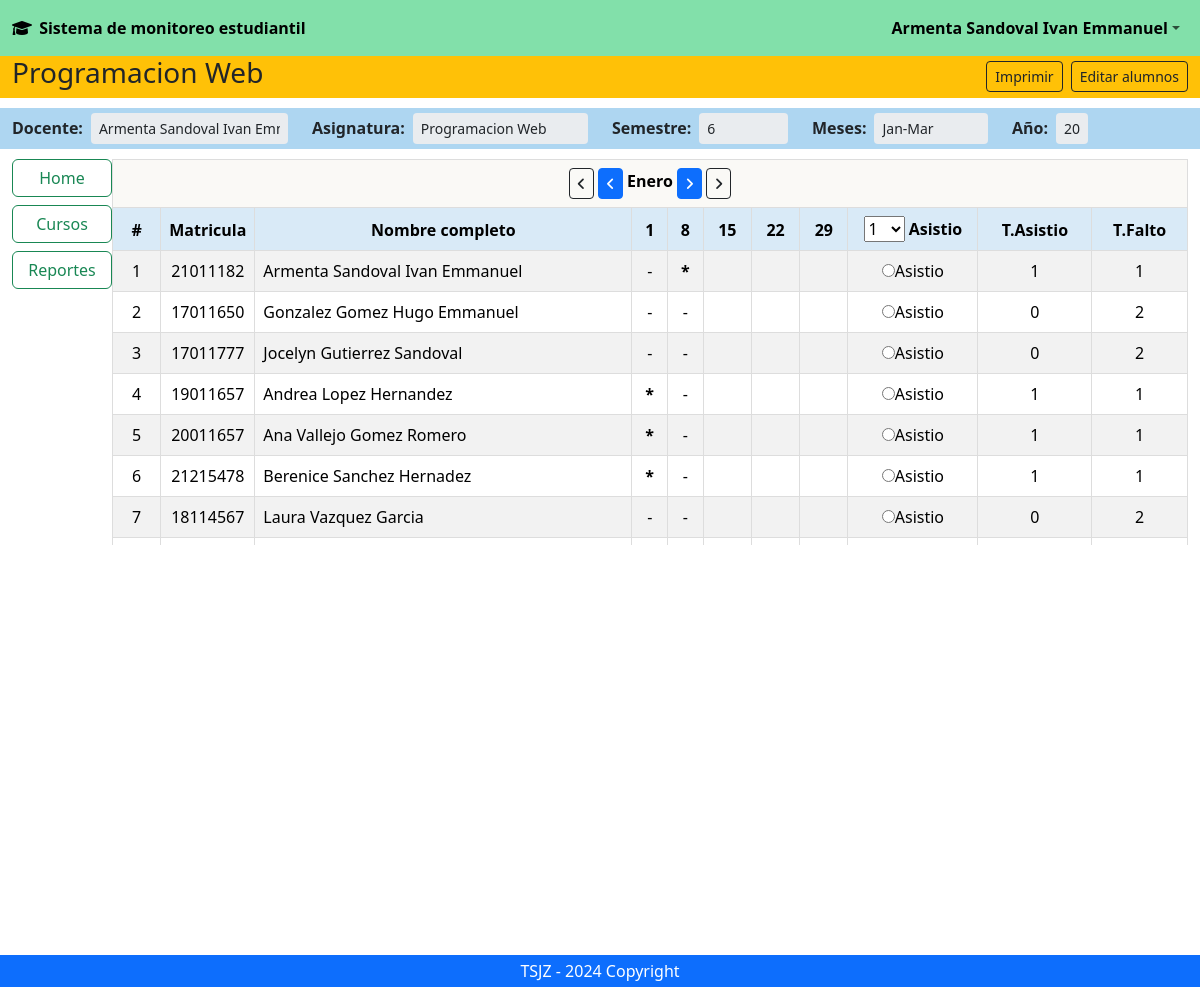
Screenshot of /pages/ver_clase.php?id=1 (signed in) with the database file from the repository.
### tables this page shows
CREATE TABLE `materia` (
  `idMateria` int(11) NOT NULL,
  `nombreMateria` varchar(255) DEFAULT NULL,
  `idUsuario` int(11) DEFAULT NULL,
  `semestre` int(11) DEFAULT NULL,
  `fechaInicio` date DEFAULT NULL,
  `fechaFinal` date DEFAULT NULL
);

CREATE TABLE `usuarios` (
  `idUsuario` int(11) NOT NULL,
  `idRole` int(11) DEFAULT NULL,
  `matricula` varchar(255) DEFAULT NULL,
  `nombre` varchar(255) DEFAULT NULL,
  `apellidoPaterno` varchar(255) DEFAULT NULL,
  `apellidoMaterno` varchar(255) DEFAULT NULL,
  `password` varchar(255) DEFAULT NULL,
  `correo` varchar(255) DEFAULT NULL
);

### pages/ver_clase.php (the view, shortened to what this page needs)
<?php
include_once '../db/conexion_pdo.php';
$page_id = $_GET['id'];
$sql = "SELECT * FROM materia WHERE idMateria = :id_materia";
$stmt = $conn->prepare($sql);
$stmt->execute([':id_materia' => $page_id]);
$pages = $stmt->fetch(PDO::FETCH_ASSOC);
$query_datos = "SELECT usuarios.matricula, usuarios.nombre, usuarios.apellidoPaterno, usuarios.apellidoMaterno, usuarios.correo
                FROM materia_alumno
                INNER JOIN usuarios ON materia_alumno.idUsuario = usuarios.idUsuario
                WHERE materia_alumno.idMateria = :page_id;
                ";
  $stmt_datos = $conn->prepare($query_datos);
  $stmt_datos->execute([':page_id' => $page_id]);
  $results = $stmt_datos->fetchAll();
$contador = 1;
$query_audit = "SELECT diaSemana, fecha
                FROM materia_dia
                WHERE idMateria = $page_id";
  $stmt_audit = $conn->prepare($query_audit);
  $stmt_audit->execute();
  $rows = $stmt_audit->fetchAll();
$query_mes = "SELECT
              DATE_FORMAT(MIN(fecha), '%b') AS mesInicio,
              DATE_FORMAT(MAX(fecha), '%b') AS mesFinal,
              DATE_FORMAT(fecha, '%Y') AS year
              FROM materia_dia
              WHERE idMateria = :id_materia
              ";
  $stmt_mes = $conn->prepare($query_mes);
  $stmt_mes->execute([':id_materia' => $page_id]);
  $meses = $stmt_mes->fetch();
  $mes_inicio = $meses['mesInicio'];
  $mes_final = $meses['mesFinal'];
  $year = $meses['year'];
$spanishMonth = array(
  1 => "Enero",
  2 => "Febrero",
  3 => "Marzo",
  4 => "Abril",
  5 => "Mayo",
  6 => "Junio",
  7 => "Julio",
  8 => "Agosto",
  9 => "Septiembre",
  10 => "Octubre",
  11 => "Noviembre",
  12 => "Diciembre"
);
if (isset($_POST['mesActual'])) {
  $mesActual = $_POST['mesActual'];
} else {
  $mesActual = 1;
}
if (isset($_POST['selected_day'])) {
  $selectedDay = $_POST['selected_day'];
} else {
  $selectedDay = 1;
}
$nDaysArray = [];
$fechasArray = [];
foreach($rows as $fila){
  $fecha = new DateTime($fila['fecha']);
  if($fecha->format('n') == $mesActual){
      if($fecha->format('N') == $selectedDay){
      $nDays = $fecha->format('j');
      $fechasArray[] = $fecha->format('Y-m-d');
      $nDaysArray[] = $nDays;
      }
  }
}
$query_asistencia = "SELECT
                        usuarios.matricula,
                        asistencias.asistencia,
                        materia_dia.diaSemana,
                        materia_dia.fecha
                     FROM asistencias
                     JOIN materia_dia ON asistencias.idMateriaDia = materia_dia.idMateriaDia
                     JOIN usuarios ON asistencias.idUsuario = usuarios.idUsuario
                     WHERE materia_dia.idMateria = :id_materia";
  $stmt_asistencia = $conn->prepare($query_asistencia);
  $stmt_asistencia->execute([':id_materia' => $page_id]);
  $asistencias = $stmt_asistencia->fetchAll(PDO::FETCH_ASSOC);
if(!empty($asistencias)){
  foreach ($asistencias as $asistencia) {
  $asistenciaPorMatricula[$asistencia['matricula']][$asistencia['fecha']] = $asistencia['asistencia'];
  }
  $totalesPorMatricula = [];
  foreach ($asistenciaPorMatricula as $matricula => $asistencias) {
    $totalAsistencias = 0;
    $totalFaltas = 0;
    foreach ($asistencias as $asistencia) {
        if ($asistencia == 'asistio') {
            $totalAsistencias++;
        } else {
            $totalFaltas++;
        }
    }
    $totalesPorMatricula[$matricula] = [
        'asistencias' => $totalAsistencias,
        'faltas' => $totalFaltas
    ];
  }
} else {
    $msgs[] = "No hay alumno o ni asistencia";
}
?>
<!DOCTYPE html>
<html lang="en">
<head>
    <link rel="stylesheet" href="https://use.fontawesome.com/releases/v5.0.7/css/all.css">
    <link href="https://cdn.jsdelivr.net/npm/bootstrap@5.3.3/dist/css/bootstrap.min.css" rel="stylesheet">
    <link rel="stylesheet" href="https://cdnjs.cloudflare.com/ajax/libs/font-awesome/6.0.0-beta3/css/all.min.css">
    <link rel="stylesheet" href="../css/ver_clase1.css">
</head>
<body>
<div>
<header>
  <nav class="navbar navbar-expand-sm navbar-light wallpaper-background">
      <div class="container-fluid">
        <div class="navbar-text"><a href="docente.php"> <i class="fas fa-graduation-cap"></i> <strong class="text-black" style="margin-left:3px;">Sistema de monitoreo estudiantil</strong></a></div>
            <div class="collapse navbar-collapse">
                <ul class="nav navbar-nav ms-auto">
                    <li class="nav-item dropdown">
                        <a class="nav-link dropdown-toggle" data-bs-toggle="dropdown" href="#"><strong class="text-black"><?php echo $_SESSION['nombre']; ?></strong></a>
                    </li>
                </ul>
            </div>
      </div>
  </nav>
</header>
<main>
<div class="container-fluid wallpaper-sub-background">
  <div class="row">
    <div class="col-8 d-flex bg-warning align-items-center"><h3 class="text-center"> <?php echo $pages['nombreMateria']?></h3></div>
    <div class="col-4 d-flex align-items-center bg-warning justify-content-end">
      <button type="button" class="btn btn-outline-dark btn-sm me-2">Imprimir</button>
      <button type="button" class="btn btn-outline-dark btn-sm" data-bs-toggle="modal" data-bs-target="#editarAlumnos">Editar alumnos</button>
    </div>
  </div>
</div>
<div class="container-fluid wallpaper-sub-background space">
  <div class="row">
    <div class="col-3 d-flex align-items-center">
      <strong class="me-2">Docente: </strong>
      <input type="text" value="<?php echo $_SESSION['nombre'] . " " . $_SESSION['apellidoPaterno']; ?>" class="remove-styles-input form-control form-control-sm" disabled readonly>
    </div>
    <div class="col-3 d-flex align-items-center">
      <strong class="me-2">Asignatura: </strong>
      <input type="text" value="<?php echo $pages['nombreMateria']; ?>" class="remove-styles-input form-control form-control-sm" disabled readonly>
    </div>
    <div class="col-2 d-flex align-items-center">
      <strong class="me-2">Semestre: </strong>
      <input type="text" value="<?php echo $pages['semestre']?>" class="remove-styles-input form-control form-control-sm" disabled readonly>
    </div>
    <div class="col-2 d-flex align-items-center">
      <strong class="me-2">Meses: </strong>
      <input type="text" value="<?php echo $mes_inicio . '-' . $mes_final ?>" class="remove-styles-input form-control form-control-sm" disabled readonly>
    </div>
    <div class="col-1 d-flex align-items-center">
      <strong class="me-2">Año: </strong>
      <input type="text" value="<?php echo $year ?>" class="remove-styles-input form-control form-control-sm" disabled readonly>
    </div>
  </div>
</div>
<div class="container-fluid">
  <div class="row">
    <div class="col-1 space">
        <div class="row">
          <div class="col">
            <button type="button" class="btn btn-outline-success mb-2 small-column"><a href="docente.php">Home</a></button>
            <button type="button" class="btn btn-outline-success mb-2 small-column"><a href="docente.php">Cursos</a></button>
            <button type="button" class="btn btn-outline-success mb-2 small-column">Reportes</button>
          </div>
        </div>
    </div>
    <?php $numeros = $nDaysArray ?>
    <div class="col-11 table-container space">
        <table class="table table-striped">
          <thead>
          <form action="#" method="post">
            <tr>
              <th colspan="<?php echo (count($numeros)+6); ?>" class="text-center" style="background-color: #FAF9F6;">
                <div class="d-flex justify-content-center align-items-center">
                    <div class="form-months">
                      <button class="btn btn-outline-dark btn-sm" name="prev_day" id="prev"> <i class="fa-solid fa-angle-left"></i> </button>
                      <button class="btn btn-primary btn-sm" name="decrementarMes"> <i class="fa-solid fa-angle-left"></i> </button>
                      <div> <?php echo $spanishMonth[$mesActual]; ?> </div>
                      <button class="btn btn-primary btn-sm" name="incrementarMes" id="next"> <i class="fa-solid fa-angle-right"></i> </button>
                      <button class="btn btn-outline-dark btn-sm" name="next_day"> <i class="fa-solid fa-angle-right"></i> </button>
                    </div>
                  </div>
              </th>
            </tr>
            <tr class="sticky-column text-center">
              <th>#</th>
              <th>Matricula</th>
              <th>Nombre completo</th>
              <?php foreach($nDaysArray as $dias) { ?>
                <th class='text-center'> <?php echo $dias; ?> </th>
              <?php } ?>
              <th style="width: 130px;">
              <select name="fecha_seleccionada">
                <?php foreach($nDaysArray as $key => $dias) echo "<option value='$fechasArray[$key]'> $dias </option>"; ?>
              </select> Asistio</th>
              <th>T.Asistio</th>
              <th>T.Falto</th>
            </tr>
          </thead>
          <tbody>
            <?php foreach ($results as $result): ?>
            <tr>
              <td class="text-center"> <?php echo $contador; ?> </td>
              <td class="text-center" style="width: 25px;">
              <?php echo $result['matricula']; ?>
              </td>
              <td>
                <?php
                  echo $result['nombre'] . " " . $result['apellidoPaterno'] . " " . $result['apellidoMaterno'];
                ?>
              </td>
              <?php foreach ($fechasArray as $fecha) { ?>
                <td class='text-center'>
                  <?php
                    if (isset($asistenciaPorMatricula[$result['matricula']][$fecha])) {
                      $estatus  = $asistenciaPorMatricula[$result['matricula']][$fecha];
                        if($estatus == 'asistio'){
                          echo "<strong>*<strong>";
                        } else {
                        echo "-";
                        }
                    }
                  ?>
                </td>
              <?php } ?>
              <td class="text-center">
                <input type='radio' name='asistencias[<?php echo $result['matricula']; ?>]' id="choose_yes" value='asistio'>Asistio
              </td>
              <td class='text-center'>
                <?php
                if (isset($totalesPorMatricula[$result['matricula']])) {
                    echo $totalesPorMatricula[$result['matricula']]['asistencias'];
                } else {
                    echo '0';
                }
                ?>
              </td>
              <td class='text-center'>
                <?php
                if (isset($totalesPorMatricula[$result['matricula']])) {
                    echo $totalesPorMatricula[$result['matricula']]['faltas'];
                } else {
                    echo '0';
                }
                ?>
              </td>
            <?php $contador++; ?>
            <?php endforeach; ?>
            </tr>
          </tbody>
        </table>
    </div>
  </div>
</div>
</main>
<footer class="bg-primary text-center text-while fixed-bottom">
  <div class="text-center text-white p-1">TSJZ - 2024 Copyright</div>
</footer>
</body>
</html>

### css/ver_clase1.css (style rules this page uses)
.wallpaper-background { background-color: #82E0AA; }
.wallpaper-sub-background { background-color: #AED6F1; }
.remove-styles-input { border: none; outline: none; box-shadow: none; border-color: transparent; margin: 5px 0px; }
.space { margin-top: 10px; }
.small-column { width: 100px; }
a { text-decoration: none; color: inherit; }
.table-container { max-height: 386px; overflow-y: auto; }
.sticky-column > th { background-color: #d9eaf7; position: sticky; top: 0; z-index: 10; }
td, th { border: 1px solid #dddddd; }
.form-months > div { display: inline-block; }

### pages/ver_clase.php (style rules this page uses)
.date-table > th, td { text-align: left; }

### rows the page displays
materia: nombreMateria "Programacion Web", semestre "6"
usuarios: matricula "21011182", nombre "Armenta Sandoval Ivan Emmanuel", matricula "1"
usuarios: matricula "17011650", nombre "Gonzalez Gomez Hugo Emmanuel", matricula "0", matricula "2"
usuarios: matricula "17011777", nombre "Jocelyn Gutierrez Sandoval", matricula "0", matricula "2"
usuarios: matricula "19011657", nombre "Andrea Lopez Hernandez", matricula "1"
usuarios: matricula "20011657", nombre "Ana Vallejo Gomez Romero", matricula "1"
usuarios: matricula "21215478", nombre "Berenice Sanchez Hernadez", matricula "1"
usuarios: matricula "18114567", nombre "Laura Vazquez Garcia", matricula "0", matricula "2"

### other values shown
$_SESSION['nombre'] "Armenta Sandoval Ivan Emmanuel"
$spanishMonth[$mesActual] "Enero"
$dias "1"
$dias "8"
$dias "15"
$dias "22"
$dias "29"
form field fecha_seleccionada "1"
